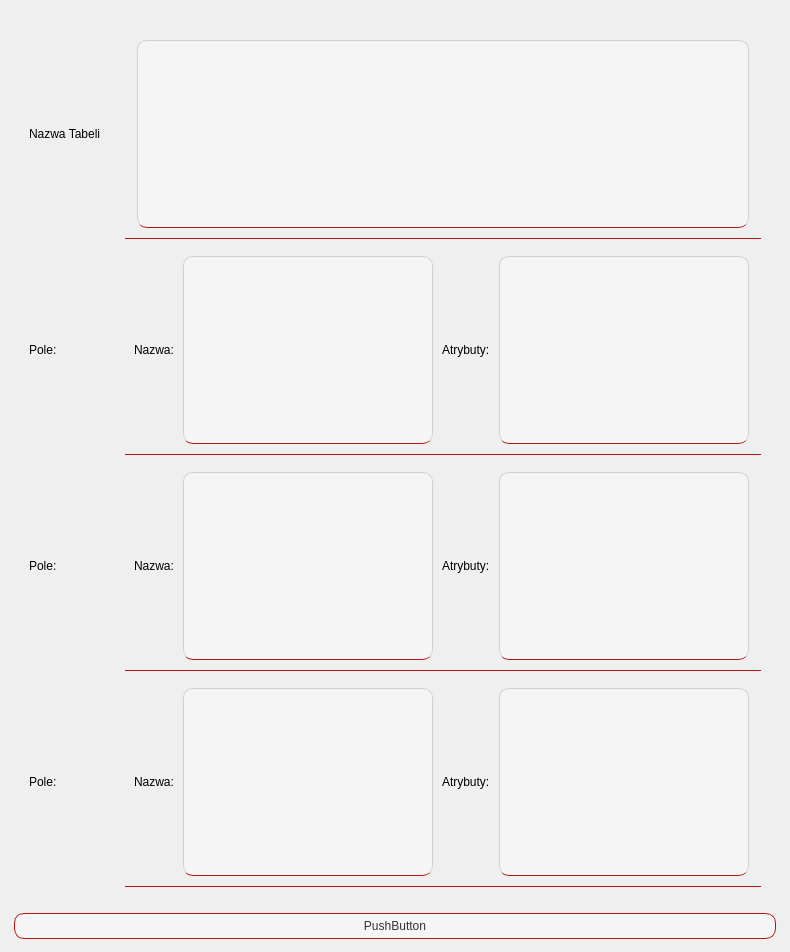
            <widget class="QWidget" name="createTablePage">
             <property name="styleSheet">
              <string notr="true"/>
             </property>
             <layout class="QVBoxLayout" name="verticalLayout_9">
              <item>
               <widget class="QWidget" name="widget" native="true">
                <property name="styleSheet">
                 <string notr="true">QTextEdit{
   border-bottom: 0px;
   background-color: #F5F5F5; 
    color: #333333; 
    border: 1px solid #D0D0D0; 
    border-radius: 10px;
    padding: 5px 10px; 
    margin: 2px 3;
	height: 10px;
}
QLabel{
height:10px;
}
QWidget{
	border-bottom: 1px solid #b81414;
}
QWidget#widget_4{
	border-bottom: 0px;
}QWidget#widget_2{
	border-bottom: 0px;
}QWidget#widget{
	border-bottom: 0px;
}</string>
                </property>
                <layout class="QHBoxLayout" name="horizontalLayout_18">
                 <item>
                  <widget class="QWidget" name="widget_7" native="true">
                   <property name="styleSheet">
                    <string notr="true">QWidget{
	border-bottom: 1px solid #b81414;
}
QWidget#widget_7{
	border-bottom: 0px;
}</string>
                   </property>
                   <layout class="QVBoxLayout" name="verticalLayout_10">
                    <item>
                     <widget class="QLabel" name="label_3">
                      <property name="text">
                       <string>Nazwa Tabeli</string>
                      </property>
                     </widget>
                    </item>
                    <item>
                     <widget class="QLabel" name="label_4">
                      <property name="text">
                       <string>Pole:</string>
                      </property>
                     </widget>
                    </item>
                    <item>
                     <widget class="QLabel" name="label_12">
                      <property name="text">
                       <string>Pole:</string>
                      </property>
                     </widget>
                    </item>
                    <item>
                     <widget class="QLabel" name="label_13">
                      <property name="text">
                       <string>Pole:</string>
                      </property>
                     </widget>
                    </item>
                   </layout>
                  </widget>
                 </item>
                 <item>
                  <widget class="QWidget" name="widget_4" native="true">
                   <layout class="QVBoxLayout" name="verticalLayout_11">
                    <item>
                     <widget class="QWidget" name="widget_16" native="true">
                      <layout class="QHBoxLayout" name="horizontalLayout_16">
                       <item>
                        <widget class="QTextEdit" name="textEdit_7"/>
                       </item>
                      </layout>
                     </widget>
                    </item>
                    <item>
                     <widget class="QWidget" name="widget_13" native="true">
                      <layout class="QHBoxLayout" name="horizontalLayout_6">
                       <item>
                        <widget class="QLabel" name="label_14">
                         <property name="styleSheet">
                          <string notr="true">	border-bottom: 0px;</string>
                         </property>
                         <property name="text">
                          <string>Nazwa:</string>
                         </property>
                        </widget>
                       </item>
                       <item>
                        <widget class="QTextEdit" name="textEdit_8"/>
                       </item>
                       <item>
                        <widget class="QLabel" name="label_15">
                         <property name="styleSheet">
                          <string notr="true">	border-bottom: 0px;</string>
                         </property>
                         <property name="text">
                          <string>Atrybuty:</string>
                         </property>
                        </widget>
                       </item>
                       <item>
                        <widget class="QTextEdit" name="textEdit_11"/>
                       </item>
                      </layout>
                     </widget>
                    </item>
                    <item>
                     <widget class="QWidget" name="widget_14" native="true">
                      <layout class="QHBoxLayout" name="horizontalLayout_9">
                       <item>
                        <widget class="QLabel" name="label_16">
                         <property name="styleSheet">
                          <string notr="true">	border-bottom: 0px;</string>
                         </property>
                         <property name="text">
                          <string>Nazwa:</string>
                         </property>
                        </widget>
                       </item>
                       <item>
                        <widget class="QTextEdit" name="textEdit_9"/>
                       </item>
                       <item>
                        <widget class="QLabel" name="label_17">
                         <property name="styleSheet">
                          <string notr="true">	border-bottom: 0px;</string>
                         </property>
                         <property name="text">
                          <string>Atrybuty:</string>
                         </property>
                        </widget>
                       </item>
                       <item>
                        <widget class="QTextEdit" name="textEdit_12"/>
                       </item>
                      </layout>
                     </widget>
                    </item>
                    <item>
                     <widget class="QWidget" name="widget_15" native="true">
                      <layout class="QHBoxLayout" name="horizontalLayout_10">
                       <item>
                        <widget class="QLabel" name="label_18">
                         <property name="styleSheet">
                          <string notr="true">	border-bottom: 0px;</string>
                         </property>
                         <property name="text">
                          <string>Nazwa:</string>
                         </property>
                        </widget>
                       </item>
                       <item>
                        <widget class="QTextEdit" name="textEdit_10"/>
                       </item>
                       <item>
                        <widget class="QLabel" name="label_19">
                         <property name="styleSheet">
                          <string notr="true">	border-bottom: 0px;</string>
                         </property>
                         <property name="text">
                          <string>Atrybuty:</string>
                         </property>
                        </widget>
                       </item>
                       <item>
                        <widget class="QTextEdit" name="textEdit_13"/>
                       </item>
                      </layout>
                     </widget>
                    </item>
                   </layout>
                  </widget>
                 </item>
                </layout>
               </widget>
              </item>
              <item>
               <widget class="QPushButton" name="pushButton_2">
                <property name="styleSheet">
                 <string notr="true">QPushButton{
    background-color: #F5F5F5; 
    color: #333333; 
    border: 1px solid #b81414; 
    border-radius: 10px;
    padding: 5px 10px; 
    margin: 2px 3;
}	
QPushButton:hover {
 background-color: #E0E0E0;
}</string>
                </property>
                <property name="text">
                 <string>PushButton</string>
                </property>
               </widget>
              </item>
             </layout>
            </widget>
